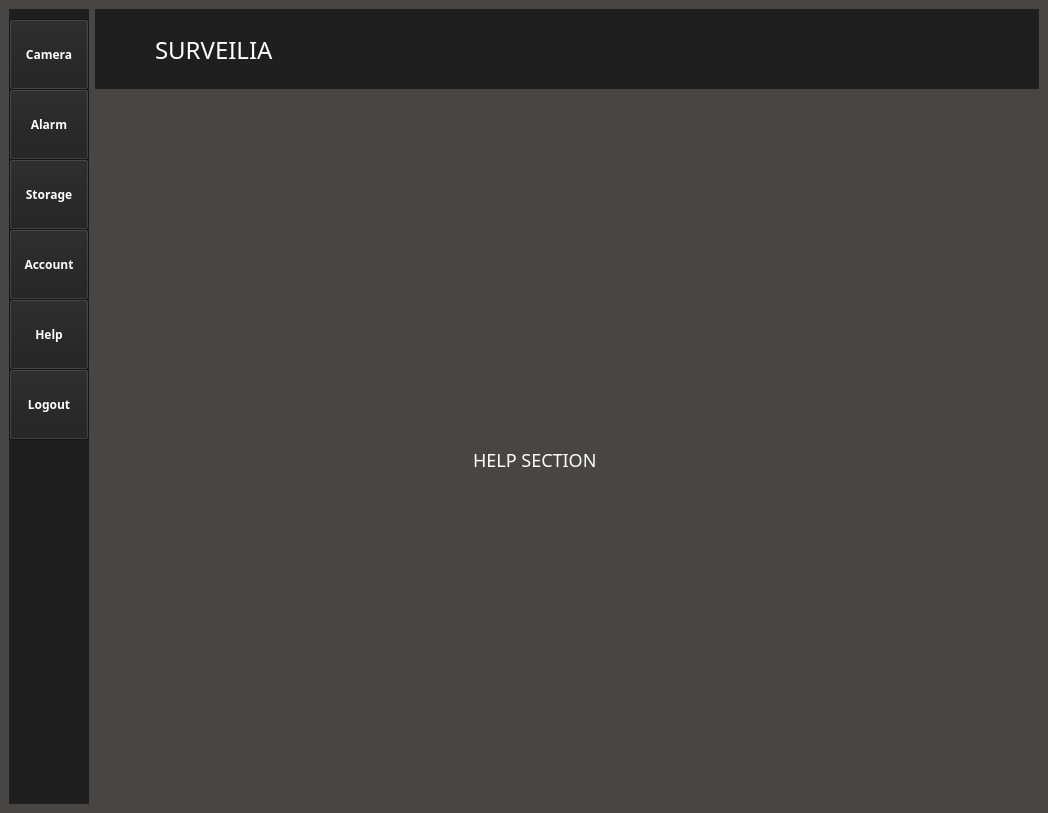
<?xml version="1.0" encoding="UTF-8"?>
<ui version="4.0">
 <class>userMain</class>
 <widget class="QMainWindow" name="userMain">
  <property name="geometry">
   <rect>
    <x>0</x>
    <y>0</y>
    <width>1048</width>
    <height>813</height>
   </rect>
  </property>
  <property name="minimumSize">
   <size>
    <width>1000</width>
    <height>800</height>
   </size>
  </property>
  <property name="windowTitle">
   <string>MainWindow</string>
  </property>
  <property name="styleSheet">
   <string notr="true">*{
font-family: century gothic;
background-color:#484644;
}
QLineEdit, QTextEdit{
background: #201f1f;
border:#201f1f;
color:white;
font-size:18px;
}
QLabel{
color: white;
font-size: 18px;

}
QPushButton, QToolButton{
font-weight:bold;
color:white ;
background:#201f1f;
}
QPushButton:hover{
color:white;
background-color:black;
}
</string>
  </property>
  <widget class="QWidget" name="centralwidget">
   <layout class="QHBoxLayout" name="horizontalLayout_2">
    <item>
     <widget class="QWidget" name="uMenuBar" native="true">
      <property name="minimumSize">
       <size>
        <width>80</width>
        <height>0</height>
       </size>
      </property>
      <property name="maximumSize">
       <size>
        <width>80</width>
        <height>16777215</height>
       </size>
      </property>
      <property name="styleSheet">
       <string notr="true">*{background: #201f1f;}
QToolButton:hover{
     background-color:#3b3a3a;
}
QToolButton:pressed{
     background-color: #605E5C ;     
}</string>
      </property>
      <widget class="QToolButton" name="ucamera_toolButton">
       <property name="geometry">
        <rect>
         <x>0</x>
         <y>10</y>
         <width>80</width>
         <height>71</height>
        </rect>
       </property>
       <property name="minimumSize">
        <size>
         <width>80</width>
         <height>0</height>
        </size>
       </property>
       <property name="maximumSize">
        <size>
         <width>80</width>
         <height>16777215</height>
        </size>
       </property>
       <property name="font">
        <font>
         <family>century gothic</family>
         <weight>75</weight>
         <bold>true</bold>
        </font>
       </property>
       <property name="text">
        <string>Camera</string>
       </property>
       <property name="icon">
        <iconset>
         <normaloff>camera-24.png</normaloff>camera-24.png</iconset>
       </property>
       <property name="iconSize">
        <size>
         <width>30</width>
         <height>30</height>
        </size>
       </property>
       <property name="toolButtonStyle">
        <enum>Qt::ToolButtonTextUnderIcon</enum>
       </property>
      </widget>
      <widget class="QToolButton" name="ualarm_toolButton">
       <property name="geometry">
        <rect>
         <x>0</x>
         <y>80</y>
         <width>80</width>
         <height>71</height>
        </rect>
       </property>
       <property name="minimumSize">
        <size>
         <width>80</width>
         <height>0</height>
        </size>
       </property>
       <property name="maximumSize">
        <size>
         <width>80</width>
         <height>16777215</height>
        </size>
       </property>
       <property name="font">
        <font>
         <family>century gothic</family>
         <weight>75</weight>
         <bold>true</bold>
        </font>
       </property>
       <property name="text">
        <string>Alarm</string>
       </property>
       <property name="icon">
        <iconset>
         <normaloff>alarm-clock-24.png</normaloff>alarm-clock-24.png</iconset>
       </property>
       <property name="iconSize">
        <size>
         <width>30</width>
         <height>30</height>
        </size>
       </property>
       <property name="toolButtonStyle">
        <enum>Qt::ToolButtonTextUnderIcon</enum>
       </property>
      </widget>
      <widget class="QToolButton" name="ustorage_toolButton">
       <property name="geometry">
        <rect>
         <x>0</x>
         <y>150</y>
         <width>80</width>
         <height>71</height>
        </rect>
       </property>
       <property name="minimumSize">
        <size>
         <width>80</width>
         <height>0</height>
        </size>
       </property>
       <property name="maximumSize">
        <size>
         <width>80</width>
         <height>16777215</height>
        </size>
       </property>
       <property name="font">
        <font>
         <family>century gothic</family>
         <weight>75</weight>
         <bold>true</bold>
        </font>
       </property>
       <property name="text">
        <string>Storage</string>
       </property>
       <property name="icon">
        <iconset>
         <normaloff>database-5-24.png</normaloff>database-5-24.png</iconset>
       </property>
       <property name="iconSize">
        <size>
         <width>30</width>
         <height>30</height>
        </size>
       </property>
       <property name="toolButtonStyle">
        <enum>Qt::ToolButtonTextUnderIcon</enum>
       </property>
      </widget>
      <widget class="QToolButton" name="uaccount_toolButton">
       <property name="geometry">
        <rect>
         <x>0</x>
         <y>220</y>
         <width>80</width>
         <height>71</height>
        </rect>
       </property>
       <property name="minimumSize">
        <size>
         <width>80</width>
         <height>0</height>
        </size>
       </property>
       <property name="maximumSize">
        <size>
         <width>80</width>
         <height>16777215</height>
        </size>
       </property>
       <property name="font">
        <font>
         <family>century gothic</family>
         <weight>75</weight>
         <bold>true</bold>
        </font>
       </property>
       <property name="text">
        <string>Account</string>
       </property>
       <property name="icon">
        <iconset>
         <normaloff>contacts-24.png</normaloff>contacts-24.png</iconset>
       </property>
       <property name="iconSize">
        <size>
         <width>30</width>
         <height>30</height>
        </size>
       </property>
       <property name="toolButtonStyle">
        <enum>Qt::ToolButtonTextUnderIcon</enum>
       </property>
      </widget>
      <widget class="QToolButton" name="uhelp_toolButton">
       <property name="geometry">
        <rect>
         <x>0</x>
         <y>290</y>
         <width>80</width>
         <height>71</height>
        </rect>
       </property>
       <property name="minimumSize">
        <size>
         <width>80</width>
         <height>0</height>
        </size>
       </property>
       <property name="maximumSize">
        <size>
         <width>80</width>
         <height>16777215</height>
        </size>
       </property>
       <property name="font">
        <font>
         <family>century gothic</family>
         <weight>75</weight>
         <bold>true</bold>
        </font>
       </property>
       <property name="text">
        <string>Help</string>
       </property>
       <property name="icon">
        <iconset>
         <normaloff>question-mark-24.png</normaloff>question-mark-24.png</iconset>
       </property>
       <property name="iconSize">
        <size>
         <width>30</width>
         <height>30</height>
        </size>
       </property>
       <property name="toolButtonStyle">
        <enum>Qt::ToolButtonTextUnderIcon</enum>
       </property>
      </widget>
      <widget class="QToolButton" name="ulogout_toolButton">
       <property name="geometry">
        <rect>
         <x>0</x>
         <y>360</y>
         <width>80</width>
         <height>71</height>
        </rect>
       </property>
       <property name="minimumSize">
        <size>
         <width>80</width>
         <height>0</height>
        </size>
       </property>
       <property name="maximumSize">
        <size>
         <width>80</width>
         <height>16777215</height>
        </size>
       </property>
       <property name="font">
        <font>
         <family>century gothic</family>
         <weight>75</weight>
         <bold>true</bold>
        </font>
       </property>
       <property name="text">
        <string>Logout</string>
       </property>
       <property name="icon">
        <iconset>
         <normaloff>logout-24.png</normaloff>logout-24.png</iconset>
       </property>
       <property name="iconSize">
        <size>
         <width>30</width>
         <height>30</height>
        </size>
       </property>
       <property name="toolButtonStyle">
        <enum>Qt::ToolButtonTextUnderIcon</enum>
       </property>
      </widget>
     </widget>
    </item>
    <item>
     <layout class="QVBoxLayout" name="verticalLayout">
      <item>
       <layout class="QVBoxLayout" name="verticalLayout_2">
        <item>
         <widget class="QWidget" name="uTitleBar" native="true">
          <property name="sizePolicy">
           <sizepolicy hsizetype="Expanding" vsizetype="Preferred">
            <horstretch>0</horstretch>
            <verstretch>0</verstretch>
           </sizepolicy>
          </property>
          <property name="minimumSize">
           <size>
            <width>0</width>
            <height>80</height>
           </size>
          </property>
          <property name="maximumSize">
           <size>
            <width>16777215</width>
            <height>80</height>
           </size>
          </property>
          <property name="styleSheet">
           <string notr="true">background: #201f1f;
font-size: 24px;</string>
          </property>
          <widget class="QLabel" name="uTitle_label">
           <property name="geometry">
            <rect>
             <x>60</x>
             <y>30</y>
             <width>121</width>
             <height>21</height>
            </rect>
           </property>
           <property name="text">
            <string>SURVEILIA</string>
           </property>
          </widget>
         </widget>
        </item>
        <item>
         <spacer name="verticalSpacer_3">
          <property name="orientation">
           <enum>Qt::Vertical</enum>
          </property>
          <property name="sizeType">
           <enum>QSizePolicy::Minimum</enum>
          </property>
          <property name="sizeHint" stdset="0">
           <size>
            <width>20</width>
            <height>20</height>
           </size>
          </property>
         </spacer>
        </item>
        <item>
         <widget class="QStackedWidget" name="uStackedWidget">
          <property name="styleSheet">
           <string notr="true">QTableWidget{ 
  width: 100%;
   padding: 15px;
  text-align: left;
color: white;
}


QHeaderView::section {
color:white;
    background-color: #646464;
    padding: 4px;
    border: 1px solid black;
    font-size: 16px;
font-weight:bold;

}

QTableWidget {
    gridline-color: black;
    font-size: 14px;
}

QTableWidget QTableCornerButton::section {
    background-color: #646464;
    border: 1px solid black;
}</string>
          </property>
          <property name="currentIndex">
           <number>4</number>
          </property>
          <widget class="QWidget" name="uCamera_page">
           <layout class="QVBoxLayout" name="verticalLayout_7">
            <item>
             <widget class="QLabel" name="uCamera_label">
              <property name="text">
               <string>                                   CAMERA SECTION</string>
              </property>
             </widget>
            </item>
           </layout>
          </widget>
          <widget class="QWidget" name="uAlarm_page">
           <layout class="QVBoxLayout" name="verticalLayout_3">
            <item>
             <layout class="QHBoxLayout" name="horizontalLayout_3">
              <item>
               <spacer name="horizontalSpacer_4">
                <property name="orientation">
                 <enum>Qt::Horizontal</enum>
                </property>
                <property name="sizeType">
                 <enum>QSizePolicy::Minimum</enum>
                </property>
                <property name="sizeHint" stdset="0">
                 <size>
                  <width>40</width>
                  <height>20</height>
                 </size>
                </property>
               </spacer>
              </item>
              <item>
               <widget class="QLabel" name="uAlarmHistory_label">
                <property name="styleSheet">
                 <string notr="true">FONT-WEIGHT:BOLD;
font-size:24px</string>
                </property>
                <property name="text">
                 <string>ALARM HISTORY</string>
                </property>
                <property name="alignment">
                 <set>Qt::AlignLeading|Qt::AlignLeft|Qt::AlignVCenter</set>
                </property>
               </widget>
              </item>
              <item>
               <spacer name="horizontalSpacer_3">
                <property name="orientation">
                 <enum>Qt::Horizontal</enum>
                </property>
                <property name="sizeHint" stdset="0">
                 <size>
                  <width>40</width>
                  <height>20</height>
                 </size>
                </property>
               </spacer>
              </item>
             </layout>
            </item>
            <item>
             <layout class="QHBoxLayout" name="horizontalLayout">
              <item>
               <spacer name="horizontalSpacer">
                <property name="orientation">
                 <enum>Qt::Horizontal</enum>
                </property>
                <property name="sizeType">
                 <enum>QSizePolicy::Minimum</enum>
                </property>
                <property name="sizeHint" stdset="0">
                 <size>
                  <width>40</width>
                  <height>20</height>
                 </size>
                </property>
               </spacer>
              </item>
              <item>
               <widget class="QTableWidget" name="uAlarm_tableWidget">
                <property name="sizePolicy">
                 <sizepolicy hsizetype="Expanding" vsizetype="Expanding">
                  <horstretch>0</horstretch>
                  <verstretch>0</verstretch>
                 </sizepolicy>
                </property>
                <property name="minimumSize">
                 <size>
                  <width>800</width>
                  <height>0</height>
                 </size>
                </property>
                <property name="styleSheet">
                 <string notr="true">QTableWidget{ 
  width: 100%;
   padding: 15px;
  text-align: left;
color: white;
}


QHeaderView::section {
color:white;
    background-color: #646464;
    padding: 4px;
    border: 1px solid black;
    font-size: 16px;
font-weight:bold;

}

QTableWidget {
    gridline-color: black;
    font-size: 14px;
}

QTableWidget QTableCornerButton::section {
    background-color: #646464;
    border: 1px solid black;
}</string>
                </property>
                <property name="frameShape">
                 <enum>QFrame::NoFrame</enum>
                </property>
                <property name="frameShadow">
                 <enum>QFrame::Plain</enum>
                </property>
                <property name="sortingEnabled">
                 <bool>true</bool>
                </property>
                <attribute name="horizontalHeaderCascadingSectionResizes">
                 <bool>true</bool>
                </attribute>
                <attribute name="horizontalHeaderDefaultSectionSize">
                 <number>150</number>
                </attribute>
                <attribute name="horizontalHeaderMinimumSectionSize">
                 <number>50</number>
                </attribute>
                <attribute name="horizontalHeaderStretchLastSection">
                 <bool>true</bool>
                </attribute>
                <attribute name="verticalHeaderVisible">
                 <bool>false</bool>
                </attribute>
                <attribute name="verticalHeaderMinimumSectionSize">
                 <number>30</number>
                </attribute>
                <row>
                 <property name="text">
                  <string>New Row</string>
                 </property>
                </row>
                <row>
                 <property name="text">
                  <string>New Row</string>
                 </property>
                </row>
                <row>
                 <property name="text">
                  <string>New Row</string>
                 </property>
                </row>
                <row>
                 <property name="text">
                  <string>New Row</string>
                 </property>
                </row>
                <row>
                 <property name="text">
                  <string>New Row</string>
                 </property>
                </row>
                <column>
                 <property name="text">
                  <string>ID</string>
                 </property>
                </column>
                <column>
                 <property name="text">
                  <string>Camera ID</string>
                 </property>
                </column>
                <column>
                 <property name="text">
                  <string>Time</string>
                 </property>
                </column>
                <column>
                 <property name="text">
                  <string>Alarm Description</string>
                 </property>
                </column>
                <column>
                 <property name="text">
                  <string>Anomaly Clip</string>
                 </property>
                </column>
               </widget>
              </item>
              <item>
               <spacer name="horizontalSpacer_2">
                <property name="orientation">
                 <enum>Qt::Horizontal</enum>
                </property>
                <property name="sizeHint" stdset="0">
                 <size>
                  <width>40</width>
                  <height>20</height>
                 </size>
                </property>
               </spacer>
              </item>
             </layout>
            </item>
           </layout>
          </widget>
          <widget class="QWidget" name="uStorage_page">
           <layout class="QVBoxLayout" name="verticalLayout_4">
            <item>
             <layout class="QHBoxLayout" name="horizontalLayout_4">
              <item>
               <spacer name="horizontalSpacer_5">
                <property name="orientation">
                 <enum>Qt::Horizontal</enum>
                </property>
                <property name="sizeType">
                 <enum>QSizePolicy::Minimum</enum>
                </property>
                <property name="sizeHint" stdset="0">
                 <size>
                  <width>40</width>
                  <height>20</height>
                 </size>
                </property>
               </spacer>
              </item>
              <item>
               <widget class="QLabel" name="uStorage_label">
                <property name="styleSheet">
                 <string notr="true">FONT-WEIGHT:BOLD;
font-size:24px</string>
                </property>
                <property name="text">
                 <string>STORAGE</string>
                </property>
                <property name="alignment">
                 <set>Qt::AlignLeading|Qt::AlignLeft|Qt::AlignVCenter</set>
                </property>
               </widget>
              </item>
              <item>
               <spacer name="horizontalSpacer_6">
                <property name="orientation">
                 <enum>Qt::Horizontal</enum>
                </property>
                <property name="sizeHint" stdset="0">
                 <size>
                  <width>40</width>
                  <height>20</height>
                 </size>
                </property>
               </spacer>
              </item>
             </layout>
            </item>
            <item>
             <layout class="QHBoxLayout" name="horizontalLayout_5">
              <item>
               <widget class="QLabel" name="uShow_label">
                <property name="text">
                 <string>        Show:</string>
                </property>
               </widget>
              </item>
              <item>
               <spacer name="horizontalSpacer_9">
                <property name="orientation">
                 <enum>Qt::Horizontal</enum>
                </property>
                <property name="sizeType">
                 <enum>QSizePolicy::Minimum</enum>
                </property>
                <property name="sizeHint" stdset="0">
                 <size>
                  <width>40</width>
                  <height>20</height>
                 </size>
                </property>
               </spacer>
              </item>
              <item>
               <widget class="QCheckBox" name="uAnomalyClip_checkBox">
                <property name="styleSheet">
                 <string notr="true">
font-size:16px;
color:white;</string>
                </property>
                <property name="text">
                 <string>Anomaly Clip</string>
                </property>
               </widget>
              </item>
              <item>
               <widget class="QCheckBox" name="uCameraFeed_checkBox">
                <property name="styleSheet">
                 <string notr="true">
font-size:16px;
color:white;</string>
                </property>
                <property name="text">
                 <string>Camera Feed</string>
                </property>
                <property name="iconSize">
                 <size>
                  <width>30</width>
                  <height>30</height>
                 </size>
                </property>
                <property name="checked">
                 <bool>false</bool>
                </property>
                <property name="autoRepeat">
                 <bool>false</bool>
                </property>
                <property name="autoExclusive">
                 <bool>false</bool>
                </property>
                <property name="tristate">
                 <bool>false</bool>
                </property>
               </widget>
              </item>
              <item>
               <spacer name="horizontalSpacer_10">
                <property name="orientation">
                 <enum>Qt::Horizontal</enum>
                </property>
                <property name="sizeHint" stdset="0">
                 <size>
                  <width>40</width>
                  <height>20</height>
                 </size>
                </property>
               </spacer>
              </item>
             </layout>
            </item>
            <item>
             <layout class="QHBoxLayout" name="horizontalLayout_6">
              <item>
               <spacer name="horizontalSpacer_7">
                <property name="orientation">
                 <enum>Qt::Horizontal</enum>
                </property>
                <property name="sizeType">
                 <enum>QSizePolicy::Minimum</enum>
                </property>
                <property name="sizeHint" stdset="0">
                 <size>
                  <width>40</width>
                  <height>20</height>
                 </size>
                </property>
               </spacer>
              </item>
              <item>
               <widget class="QTableWidget" name="uStorage_tableWidget">
                <property name="minimumSize">
                 <size>
                  <width>700</width>
                  <height>0</height>
                 </size>
                </property>
                <property name="styleSheet">
                 <string notr="true">QTableWidget{ 
  width: 100%;
   padding: 15px;
  text-align: left;
color: white;
}


QHeaderView::section {
color:white;
    background-color: #646464;
    padding: 4px;
    border: 1px solid black;
    font-size: 16px;
font-weight:bold;

}

QTableWidget {
    gridline-color: black;
    font-size: 14px;
}

QTableWidget QTableCornerButton::section {
    background-color: #646464;
    border: 1px solid black;
}</string>
                </property>
                <property name="frameShape">
                 <enum>QFrame::NoFrame</enum>
                </property>
                <attribute name="horizontalHeaderCascadingSectionResizes">
                 <bool>true</bool>
                </attribute>
                <attribute name="horizontalHeaderDefaultSectionSize">
                 <number>150</number>
                </attribute>
                <attribute name="horizontalHeaderStretchLastSection">
                 <bool>true</bool>
                </attribute>
                <attribute name="verticalHeaderVisible">
                 <bool>false</bool>
                </attribute>
                <attribute name="verticalHeaderHighlightSections">
                 <bool>false</bool>
                </attribute>
                <row>
                 <property name="text">
                  <string>New Row</string>
                 </property>
                </row>
                <row>
                 <property name="text">
                  <string>New Row</string>
                 </property>
                </row>
                <row>
                 <property name="text">
                  <string>New Row</string>
                 </property>
                </row>
                <row>
                 <property name="text">
                  <string>New Row</string>
                 </property>
                </row>
                <row>
                 <property name="text">
                  <string>New Row</string>
                 </property>
                </row>
                <row>
                 <property name="text">
                  <string>New Row</string>
                 </property>
                </row>
                <column>
                 <property name="text">
                  <string>ID</string>
                 </property>
                </column>
                <column>
                 <property name="text">
                  <string>Filename</string>
                 </property>
                </column>
                <column>
                 <property name="text">
                  <string>Date</string>
                 </property>
                </column>
                <column>
                 <property name="text">
                  <string>Size</string>
                 </property>
                </column>
               </widget>
              </item>
              <item>
               <spacer name="horizontalSpacer_8">
                <property name="orientation">
                 <enum>Qt::Horizontal</enum>
                </property>
                <property name="sizeHint" stdset="0">
                 <size>
                  <width>40</width>
                  <height>20</height>
                 </size>
                </property>
               </spacer>
              </item>
             </layout>
            </item>
           </layout>
          </widget>
          <widget class="QWidget" name="uAccount_page">
           <layout class="QVBoxLayout" name="verticalLayout_5">
            <item>
             <layout class="QHBoxLayout" name="horizontalLayout_7">
              <item>
               <spacer name="horizontalSpacer_12">
                <property name="orientation">
                 <enum>Qt::Horizontal</enum>
                </property>
                <property name="sizeType">
                 <enum>QSizePolicy::Minimum</enum>
                </property>
                <property name="sizeHint" stdset="0">
                 <size>
                  <width>40</width>
                  <height>20</height>
                 </size>
                </property>
               </spacer>
              </item>
              <item>
               <layout class="QFormLayout" name="uAccount_form">
                <item row="0" column="0">
                 <widget class="QLabel" name="uAccountInfo_label">
                  <property name="styleSheet">
                   <string notr="true">FONT-WEIGHT:BOLD;
font-size:24px;</string>
                  </property>
                  <property name="text">
                   <string>ACCOUNT INFORMATION</string>
                  </property>
                 </widget>
                </item>
                <item row="1" column="0">
                 <spacer name="verticalSpacer_4">
                  <property name="orientation">
                   <enum>Qt::Vertical</enum>
                  </property>
                  <property name="sizeHint" stdset="0">
                   <size>
                    <width>20</width>
                    <height>40</height>
                   </size>
                  </property>
                 </spacer>
                </item>
                <item row="2" column="0">
                 <widget class="QLabel" name="uUsername_label">
                  <property name="text">
                   <string>Username:</string>
                  </property>
                 </widget>
                </item>
                <item row="2" column="1">
                 <widget class="QLineEdit" name="uUsername_lineEdit">
                  <property name="text">
                   <string>Ifrah Tehleel</string>
                  </property>
                 </widget>
                </item>
                <item row="3" column="0">
                 <widget class="QLabel" name="uPassword_label">
                  <property name="text">
                   <string>Password:</string>
                  </property>
                 </widget>
                </item>
                <item row="3" column="1">
                 <widget class="QLineEdit" name="uPassword_lineEdit">
                  <property name="text">
                   <string>Ifrah</string>
                  </property>
                  <property name="echoMode">
                   <enum>QLineEdit::Password</enum>
                  </property>
                 </widget>
                </item>
                <item row="4" column="0">
                 <widget class="QLabel" name="uContactInfo_label">
                  <property name="text">
                   <string>Contact Info:</string>
                  </property>
                 </widget>
                </item>
                <item row="4" column="1">
                 <widget class="QLineEdit" name="uContactInfo_lineEdit">
                  <property name="text">
                   <string>+923014474797</string>
                  </property>
                 </widget>
                </item>
                <item row="5" column="0">
                 <widget class="QLabel" name="uAddress_label">
                  <property name="text">
                   <string>Address:</string>
                  </property>
                 </widget>
                </item>
                <item row="5" column="1">
                 <widget class="QTextEdit" name="uAddress_lineEdit">
                  <property name="html">
                   <string>&lt;!DOCTYPE HTML PUBLIC &quot;-//W3C//DTD HTML 4.0//EN&quot; &quot;http://www.w3.org/TR/REC-html40/strict.dtd&quot;&gt;
&lt;html&gt;&lt;head&gt;&lt;meta name=&quot;qrichtext&quot; content=&quot;1&quot; /&gt;&lt;style type=&quot;text/css&quot;&gt;
p, li { white-space: pre-wrap; }
&lt;/style&gt;&lt;/head&gt;&lt;body style=&quot; font-family:'century gothic'; font-size:18px; font-weight:400; font-style:normal;&quot;&gt;
&lt;p style=&quot; margin-top:0px; margin-bottom:0px; margin-left:0px; margin-right:0px; -qt-block-indent:0; text-indent:0px;&quot;&gt;&lt;span style=&quot; font-size:8.21053pt;&quot;&gt;49-A , Wapda Town, Lahore&lt;/span&gt;&lt;/p&gt;
&lt;p style=&quot;-qt-paragraph-type:empty; margin-top:0px; margin-bottom:0px; margin-left:0px; margin-right:0px; -qt-block-indent:0; text-indent:0px; font-size:8.21053pt;&quot;&gt;&lt;br /&gt;&lt;/p&gt;&lt;/body&gt;&lt;/html&gt;</string>
                  </property>
                 </widget>
                </item>
                <item row="6" column="1">
                 <spacer name="verticalSpacer_5">
                  <property name="orientation">
                   <enum>Qt::Vertical</enum>
                  </property>
                  <property name="sizeHint" stdset="0">
                   <size>
                    <width>20</width>
                    <height>40</height>
                   </size>
                  </property>
                 </spacer>
                </item>
               </layout>
              </item>
              <item>
               <spacer name="horizontalSpacer_11">
                <property name="orientation">
                 <enum>Qt::Horizontal</enum>
                </property>
                <property name="sizeHint" stdset="0">
                 <size>
                  <width>40</width>
                  <height>20</height>
                 </size>
                </property>
               </spacer>
              </item>
             </layout>
            </item>
           </layout>
          </widget>
          <widget class="QWidget" name="uHelp_page">
           <layout class="QVBoxLayout" name="verticalLayout_6">
            <item>
             <widget class="QLabel" name="uHelp_label">
              <property name="text">
               <string>                                                                               HELP SECTION</string>
              </property>
             </widget>
            </item>
           </layout>
          </widget>
         </widget>
        </item>
       </layout>
      </item>
     </layout>
    </item>
   </layout>
  </widget>
 </widget>
 <resources/>
 <connections/>
</ui>
